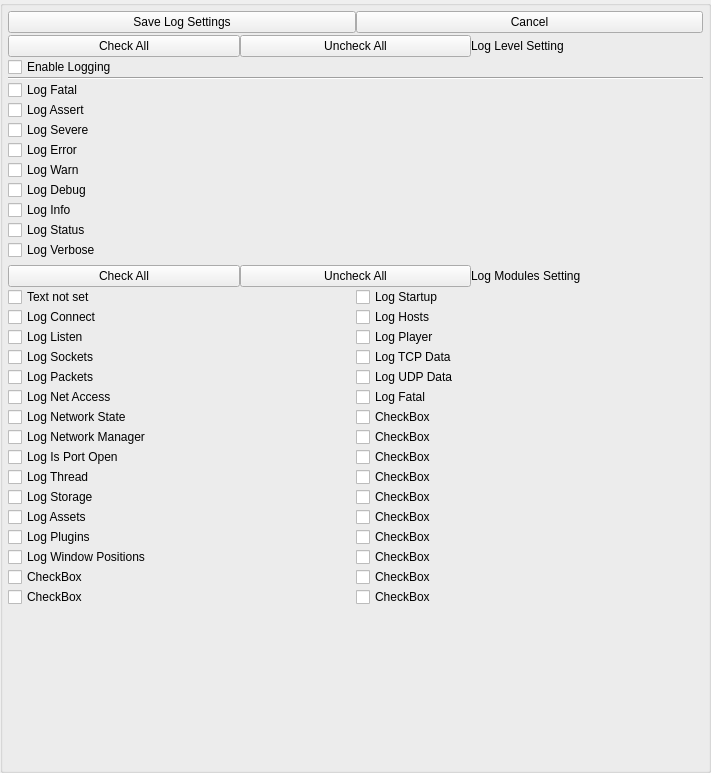
<?xml version="1.0" encoding="UTF-8"?>
<ui version="4.0">
 <class>AppletLogSettingsWidget</class>
 <widget class="QWidget" name="AppletLogSettingsWidget">
  <property name="geometry">
   <rect>
    <x>0</x>
    <y>0</y>
    <width>711</width>
    <height>773</height>
   </rect>
  </property>
  <property name="windowTitle">
   <string>Log Settings</string>
  </property>
  <layout class="QGridLayout" name="gridLayout">
   <property name="leftMargin">
    <number>0</number>
   </property>
   <property name="topMargin">
    <number>0</number>
   </property>
   <property name="rightMargin">
    <number>0</number>
   </property>
   <property name="bottomMargin">
    <number>0</number>
   </property>
   <property name="spacing">
    <number>0</number>
   </property>
   <item row="0" column="0">
    <widget class="QGroupBox" name="DialogItemsGroupBox">
     <property name="title">
      <string/>
     </property>
     <layout class="QVBoxLayout" name="verticalLayout">
      <property name="spacing">
       <number>0</number>
      </property>
      <property name="leftMargin">
       <number>5</number>
      </property>
      <property name="topMargin">
       <number>5</number>
      </property>
      <property name="rightMargin">
       <number>5</number>
      </property>
      <property name="bottomMargin">
       <number>5</number>
      </property>
      <item>
       <layout class="QHBoxLayout" name="horizontalLayout_4">
        <item>
         <widget class="QPushButton" name="m_SavePushButton">
          <property name="sizePolicy">
           <sizepolicy hsizetype="Minimum" vsizetype="Preferred">
            <horstretch>0</horstretch>
            <verstretch>0</verstretch>
           </sizepolicy>
          </property>
          <property name="text">
           <string>Save Log Settings</string>
          </property>
         </widget>
        </item>
        <item>
         <widget class="QPushButton" name="m_CancelPushButton">
          <property name="text">
           <string>Cancel</string>
          </property>
         </widget>
        </item>
       </layout>
      </item>
      <item>
       <spacer name="verticalSpacer">
        <property name="orientation">
         <enum>Qt::Vertical</enum>
        </property>
        <property name="sizeType">
         <enum>QSizePolicy::Fixed</enum>
        </property>
        <property name="sizeHint" stdset="0">
         <size>
          <width>20</width>
          <height>2</height>
         </size>
        </property>
       </spacer>
      </item>
      <item>
       <layout class="QHBoxLayout" name="horizontalLayout">
        <item>
         <widget class="QPushButton" name="m_SelectAllLevelsButton">
          <property name="text">
           <string>Check All</string>
          </property>
         </widget>
        </item>
        <item>
         <widget class="QPushButton" name="m_ClearAllLevelsButton">
          <property name="text">
           <string>Uncheck All</string>
          </property>
         </widget>
        </item>
        <item>
         <widget class="QLabel" name="m_LogLevelSettingLabel">
          <property name="text">
           <string>Log Level Setting</string>
          </property>
          <property name="alignment">
           <set>Qt::AlignLeading|Qt::AlignLeft|Qt::AlignVCenter</set>
          </property>
         </widget>
        </item>
       </layout>
      </item>
      <item>
       <widget class="QCheckBox" name="m_EnableLoggingCheckBox">
        <property name="text">
         <string>Enable Logging</string>
        </property>
       </widget>
      </item>
      <item>
       <widget class="Line" name="line">
        <property name="orientation">
         <enum>Qt::Horizontal</enum>
        </property>
       </widget>
      </item>
      <item>
       <widget class="QCheckBox" name="m_LogLevelCheckBox_1">
        <property name="sizePolicy">
         <sizepolicy hsizetype="Minimum" vsizetype="Minimum">
          <horstretch>0</horstretch>
          <verstretch>0</verstretch>
         </sizepolicy>
        </property>
        <property name="text">
         <string>Log Fatal</string>
        </property>
       </widget>
      </item>
      <item>
       <widget class="QCheckBox" name="m_LogLevelCheckBox_2">
        <property name="sizePolicy">
         <sizepolicy hsizetype="Minimum" vsizetype="Minimum">
          <horstretch>0</horstretch>
          <verstretch>0</verstretch>
         </sizepolicy>
        </property>
        <property name="text">
         <string>Log Assert</string>
        </property>
       </widget>
      </item>
      <item>
       <widget class="QCheckBox" name="m_LogLevelCheckBox_3">
        <property name="sizePolicy">
         <sizepolicy hsizetype="Minimum" vsizetype="Minimum">
          <horstretch>0</horstretch>
          <verstretch>0</verstretch>
         </sizepolicy>
        </property>
        <property name="text">
         <string>Log Severe</string>
        </property>
       </widget>
      </item>
      <item>
       <widget class="QCheckBox" name="m_LogLevelCheckBox_4">
        <property name="sizePolicy">
         <sizepolicy hsizetype="Minimum" vsizetype="Minimum">
          <horstretch>0</horstretch>
          <verstretch>0</verstretch>
         </sizepolicy>
        </property>
        <property name="text">
         <string>Log Error</string>
        </property>
       </widget>
      </item>
      <item>
       <widget class="QCheckBox" name="m_LogLevelCheckBox_5">
        <property name="sizePolicy">
         <sizepolicy hsizetype="Minimum" vsizetype="Minimum">
          <horstretch>0</horstretch>
          <verstretch>0</verstretch>
         </sizepolicy>
        </property>
        <property name="text">
         <string>Log Warn</string>
        </property>
       </widget>
      </item>
      <item>
       <widget class="QCheckBox" name="m_LogLevelCheckBox_6">
        <property name="sizePolicy">
         <sizepolicy hsizetype="Minimum" vsizetype="Minimum">
          <horstretch>0</horstretch>
          <verstretch>0</verstretch>
         </sizepolicy>
        </property>
        <property name="text">
         <string>Log Debug</string>
        </property>
       </widget>
      </item>
      <item>
       <widget class="QCheckBox" name="m_LogLevelCheckBox_7">
        <property name="sizePolicy">
         <sizepolicy hsizetype="Minimum" vsizetype="Minimum">
          <horstretch>0</horstretch>
          <verstretch>0</verstretch>
         </sizepolicy>
        </property>
        <property name="text">
         <string>Log Info</string>
        </property>
       </widget>
      </item>
      <item>
       <widget class="QCheckBox" name="m_LogLevelCheckBox_8">
        <property name="sizePolicy">
         <sizepolicy hsizetype="Minimum" vsizetype="Minimum">
          <horstretch>0</horstretch>
          <verstretch>0</verstretch>
         </sizepolicy>
        </property>
        <property name="text">
         <string>Log Status</string>
        </property>
       </widget>
      </item>
      <item>
       <widget class="QCheckBox" name="m_LogLevelCheckBox_9">
        <property name="sizePolicy">
         <sizepolicy hsizetype="Minimum" vsizetype="Minimum">
          <horstretch>0</horstretch>
          <verstretch>0</verstretch>
         </sizepolicy>
        </property>
        <property name="text">
         <string>Log Verbose</string>
        </property>
       </widget>
      </item>
      <item>
       <spacer name="verticalSpacer_2">
        <property name="orientation">
         <enum>Qt::Vertical</enum>
        </property>
        <property name="sizeType">
         <enum>QSizePolicy::Fixed</enum>
        </property>
        <property name="sizeHint" stdset="0">
         <size>
          <width>20</width>
          <height>5</height>
         </size>
        </property>
       </spacer>
      </item>
      <item>
       <layout class="QHBoxLayout" name="horizontalLayout_2">
        <item>
         <widget class="QPushButton" name="m_SelectAllModulesButton">
          <property name="text">
           <string>Check All</string>
          </property>
         </widget>
        </item>
        <item>
         <widget class="QPushButton" name="m_ClearAllModulesButton">
          <property name="text">
           <string>Uncheck All</string>
          </property>
         </widget>
        </item>
        <item>
         <widget class="QLabel" name="m_LogLevelSettingLabel_2">
          <property name="text">
           <string>Log Modules Setting</string>
          </property>
          <property name="alignment">
           <set>Qt::AlignLeading|Qt::AlignLeft|Qt::AlignVCenter</set>
          </property>
         </widget>
        </item>
       </layout>
      </item>
      <item>
       <layout class="QHBoxLayout" name="horizontalLayout_3">
        <property name="spacing">
         <number>0</number>
        </property>
        <item>
         <layout class="QVBoxLayout" name="verticalLayout_2">
          <property name="spacing">
           <number>0</number>
          </property>
          <item>
           <widget class="QCheckBox" name="m_LogModuleCheckBox_1">
            <property name="sizePolicy">
             <sizepolicy hsizetype="Minimum" vsizetype="Minimum">
              <horstretch>0</horstretch>
              <verstretch>0</verstretch>
             </sizepolicy>
            </property>
            <property name="text">
             <string notr="true">Text not set</string>
            </property>
           </widget>
          </item>
          <item>
           <widget class="QCheckBox" name="m_LogModuleCheckBox_2">
            <property name="sizePolicy">
             <sizepolicy hsizetype="Minimum" vsizetype="Minimum">
              <horstretch>0</horstretch>
              <verstretch>0</verstretch>
             </sizepolicy>
            </property>
            <property name="text">
             <string notr="true">Log Connect</string>
            </property>
           </widget>
          </item>
          <item>
           <widget class="QCheckBox" name="m_LogModuleCheckBox_3">
            <property name="sizePolicy">
             <sizepolicy hsizetype="Minimum" vsizetype="Minimum">
              <horstretch>0</horstretch>
              <verstretch>0</verstretch>
             </sizepolicy>
            </property>
            <property name="text">
             <string notr="true">Log Listen</string>
            </property>
           </widget>
          </item>
          <item>
           <widget class="QCheckBox" name="m_LogModuleCheckBox_4">
            <property name="sizePolicy">
             <sizepolicy hsizetype="Minimum" vsizetype="Minimum">
              <horstretch>0</horstretch>
              <verstretch>0</verstretch>
             </sizepolicy>
            </property>
            <property name="text">
             <string notr="true">Log Sockets</string>
            </property>
           </widget>
          </item>
          <item>
           <widget class="QCheckBox" name="m_LogModuleCheckBox_5">
            <property name="sizePolicy">
             <sizepolicy hsizetype="Minimum" vsizetype="Minimum">
              <horstretch>0</horstretch>
              <verstretch>0</verstretch>
             </sizepolicy>
            </property>
            <property name="text">
             <string notr="true">Log Packets</string>
            </property>
           </widget>
          </item>
          <item>
           <widget class="QCheckBox" name="m_LogModuleCheckBox_6">
            <property name="sizePolicy">
             <sizepolicy hsizetype="Minimum" vsizetype="Minimum">
              <horstretch>0</horstretch>
              <verstretch>0</verstretch>
             </sizepolicy>
            </property>
            <property name="text">
             <string notr="true">Log Net Access</string>
            </property>
           </widget>
          </item>
          <item>
           <widget class="QCheckBox" name="m_LogModuleCheckBox_7">
            <property name="sizePolicy">
             <sizepolicy hsizetype="Minimum" vsizetype="Minimum">
              <horstretch>0</horstretch>
              <verstretch>0</verstretch>
             </sizepolicy>
            </property>
            <property name="text">
             <string notr="true">Log Network State</string>
            </property>
           </widget>
          </item>
          <item>
           <widget class="QCheckBox" name="m_LogModuleCheckBox_8">
            <property name="sizePolicy">
             <sizepolicy hsizetype="Minimum" vsizetype="Minimum">
              <horstretch>0</horstretch>
              <verstretch>0</verstretch>
             </sizepolicy>
            </property>
            <property name="text">
             <string notr="true">Log Network Manager</string>
            </property>
           </widget>
          </item>
          <item>
           <widget class="QCheckBox" name="m_LogModuleCheckBox_9">
            <property name="sizePolicy">
             <sizepolicy hsizetype="Minimum" vsizetype="Minimum">
              <horstretch>0</horstretch>
              <verstretch>0</verstretch>
             </sizepolicy>
            </property>
            <property name="text">
             <string notr="true">Log Is Port Open</string>
            </property>
           </widget>
          </item>
          <item>
           <widget class="QCheckBox" name="m_LogModuleCheckBox_10">
            <property name="sizePolicy">
             <sizepolicy hsizetype="Minimum" vsizetype="Minimum">
              <horstretch>0</horstretch>
              <verstretch>0</verstretch>
             </sizepolicy>
            </property>
            <property name="text">
             <string notr="true">Log Thread</string>
            </property>
           </widget>
          </item>
          <item>
           <widget class="QCheckBox" name="m_LogModuleCheckBox_11">
            <property name="sizePolicy">
             <sizepolicy hsizetype="Minimum" vsizetype="Minimum">
              <horstretch>0</horstretch>
              <verstretch>0</verstretch>
             </sizepolicy>
            </property>
            <property name="text">
             <string notr="true">Log Storage</string>
            </property>
           </widget>
          </item>
          <item>
           <widget class="QCheckBox" name="m_LogModuleCheckBox_12">
            <property name="sizePolicy">
             <sizepolicy hsizetype="Minimum" vsizetype="Minimum">
              <horstretch>0</horstretch>
              <verstretch>0</verstretch>
             </sizepolicy>
            </property>
            <property name="text">
             <string notr="true">Log Assets</string>
            </property>
           </widget>
          </item>
          <item>
           <widget class="QCheckBox" name="m_LogModuleCheckBox_13">
            <property name="sizePolicy">
             <sizepolicy hsizetype="Minimum" vsizetype="Minimum">
              <horstretch>0</horstretch>
              <verstretch>0</verstretch>
             </sizepolicy>
            </property>
            <property name="text">
             <string notr="true">Log Plugins</string>
            </property>
           </widget>
          </item>
          <item>
           <widget class="QCheckBox" name="m_LogModuleCheckBox_14">
            <property name="sizePolicy">
             <sizepolicy hsizetype="Minimum" vsizetype="Minimum">
              <horstretch>0</horstretch>
              <verstretch>0</verstretch>
             </sizepolicy>
            </property>
            <property name="text">
             <string notr="true">Log Window Positions</string>
            </property>
           </widget>
          </item>
          <item>
           <widget class="QCheckBox" name="m_LogModuleCheckBox_29">
            <property name="text">
             <string notr="true">CheckBox</string>
            </property>
           </widget>
          </item>
          <item>
           <widget class="QCheckBox" name="m_LogModuleCheckBox_31">
            <property name="text">
             <string notr="true">CheckBox</string>
            </property>
           </widget>
          </item>
          <item>
           <spacer name="verticalSpacer_3">
            <property name="orientation">
             <enum>Qt::Vertical</enum>
            </property>
            <property name="sizeHint" stdset="0">
             <size>
              <width>20</width>
              <height>40</height>
             </size>
            </property>
           </spacer>
          </item>
         </layout>
        </item>
        <item>
         <layout class="QVBoxLayout" name="verticalLayout_3">
          <property name="spacing">
           <number>0</number>
          </property>
          <item>
           <widget class="QCheckBox" name="m_LogModuleCheckBox_15">
            <property name="sizePolicy">
             <sizepolicy hsizetype="Minimum" vsizetype="Minimum">
              <horstretch>0</horstretch>
              <verstretch>0</verstretch>
             </sizepolicy>
            </property>
            <property name="text">
             <string notr="true">Log Startup</string>
            </property>
           </widget>
          </item>
          <item>
           <widget class="QCheckBox" name="m_LogModuleCheckBox_16">
            <property name="sizePolicy">
             <sizepolicy hsizetype="Minimum" vsizetype="Minimum">
              <horstretch>0</horstretch>
              <verstretch>0</verstretch>
             </sizepolicy>
            </property>
            <property name="text">
             <string notr="true">Log Hosts</string>
            </property>
           </widget>
          </item>
          <item>
           <widget class="QCheckBox" name="m_LogModuleCheckBox_17">
            <property name="sizePolicy">
             <sizepolicy hsizetype="Minimum" vsizetype="Minimum">
              <horstretch>0</horstretch>
              <verstretch>0</verstretch>
             </sizepolicy>
            </property>
            <property name="text">
             <string notr="true">Log Player</string>
            </property>
           </widget>
          </item>
          <item>
           <widget class="QCheckBox" name="m_LogModuleCheckBox_18">
            <property name="sizePolicy">
             <sizepolicy hsizetype="Minimum" vsizetype="Minimum">
              <horstretch>0</horstretch>
              <verstretch>0</verstretch>
             </sizepolicy>
            </property>
            <property name="text">
             <string notr="true">Log TCP Data</string>
            </property>
           </widget>
          </item>
          <item>
           <widget class="QCheckBox" name="m_LogModuleCheckBox_19">
            <property name="sizePolicy">
             <sizepolicy hsizetype="Minimum" vsizetype="Minimum">
              <horstretch>0</horstretch>
              <verstretch>0</verstretch>
             </sizepolicy>
            </property>
            <property name="text">
             <string notr="true">Log UDP Data</string>
            </property>
           </widget>
          </item>
          <item>
           <widget class="QCheckBox" name="m_LogModuleCheckBox_20">
            <property name="sizePolicy">
             <sizepolicy hsizetype="Minimum" vsizetype="Minimum">
              <horstretch>0</horstretch>
              <verstretch>0</verstretch>
             </sizepolicy>
            </property>
            <property name="text">
             <string notr="true">Log Fatal</string>
            </property>
           </widget>
          </item>
          <item>
           <widget class="QCheckBox" name="m_LogModuleCheckBox_21">
            <property name="text">
             <string notr="true">CheckBox</string>
            </property>
           </widget>
          </item>
          <item>
           <widget class="QCheckBox" name="m_LogModuleCheckBox_22">
            <property name="text">
             <string notr="true">CheckBox</string>
            </property>
           </widget>
          </item>
          <item>
           <widget class="QCheckBox" name="m_LogModuleCheckBox_23">
            <property name="text">
             <string notr="true">CheckBox</string>
            </property>
           </widget>
          </item>
          <item>
           <widget class="QCheckBox" name="m_LogModuleCheckBox_24">
            <property name="text">
             <string notr="true">CheckBox</string>
            </property>
           </widget>
          </item>
          <item>
           <widget class="QCheckBox" name="m_LogModuleCheckBox_25">
            <property name="text">
             <string notr="true">CheckBox</string>
            </property>
           </widget>
          </item>
          <item>
           <widget class="QCheckBox" name="m_LogModuleCheckBox_26">
            <property name="text">
             <string notr="true">CheckBox</string>
            </property>
           </widget>
          </item>
          <item>
           <widget class="QCheckBox" name="m_LogModuleCheckBox_27">
            <property name="text">
             <string>CheckBox</string>
            </property>
           </widget>
          </item>
          <item>
           <widget class="QCheckBox" name="m_LogModuleCheckBox_28">
            <property name="text">
             <string>CheckBox</string>
            </property>
           </widget>
          </item>
          <item>
           <widget class="QCheckBox" name="m_LogModuleCheckBox_30">
            <property name="text">
             <string notr="true">CheckBox</string>
            </property>
           </widget>
          </item>
          <item>
           <widget class="QCheckBox" name="m_LogModuleCheckBox_32">
            <property name="text">
             <string notr="true">CheckBox</string>
            </property>
           </widget>
          </item>
          <item>
           <spacer name="verticalSpacer_4">
            <property name="orientation">
             <enum>Qt::Vertical</enum>
            </property>
            <property name="sizeHint" stdset="0">
             <size>
              <width>20</width>
              <height>40</height>
             </size>
            </property>
           </spacer>
          </item>
         </layout>
        </item>
       </layout>
      </item>
     </layout>
    </widget>
   </item>
  </layout>
 </widget>
 <resources/>
 <connections/>
</ui>
